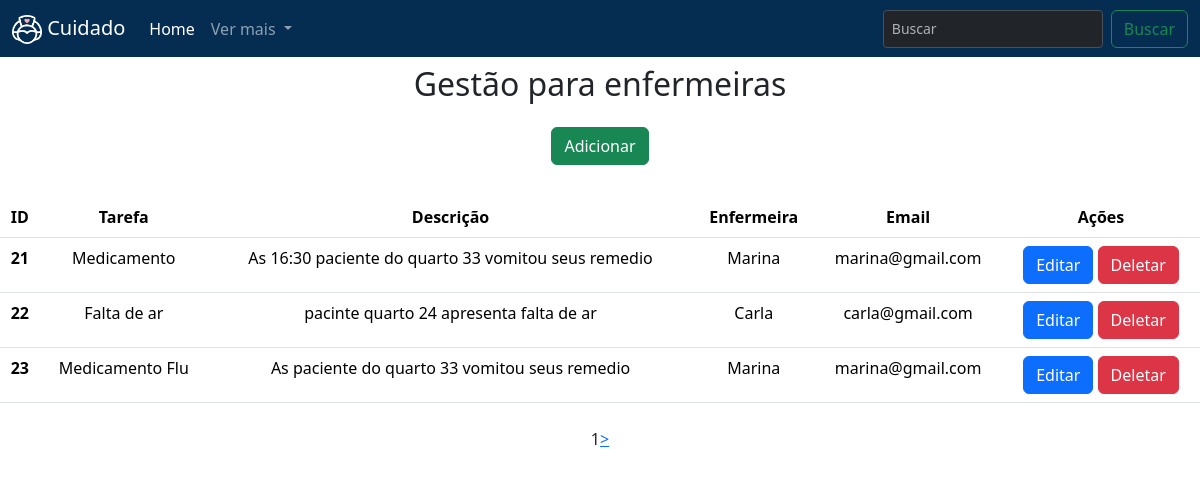
The page / on the database its author committed.
### app/models.py (models this page shows)
class Tarefa(models.Model):
    titulo = models.CharField(max_length=150)
    descricao = models.CharField(max_length=150)
    enfermeira = models.CharField(max_length=50)
    email = models.EmailField(max_length=100)

### app/views.py (the view)
# urls.py: path('', home, name='home'),
def home(request):
    data = {}
    all = Tarefa.objects.all()
    paginator = Paginator(all, 3)
    pages = request.GET.get('page')
    data['db'] = paginator.get_page(pages)
    return render(request, 'index.html', data)

### cuidado/templates/index.html (shortened to what this page needs)
<!DOCTYPE html>
<html lang="en">
<head>
  <link href="https://cdn.jsdelivr.net/npm/bootstrap@5.3.3/dist/css/bootstrap.min.css" rel="stylesheet">
</head>
<body>
<nav class="navbar navbar-expand-lg" style="background-color: #052d52;" data-bs-theme="dark">
  <div class="container-fluid">
    {% load static %}
    <a class="navbar-brand" href="">
        <img src="{% static 'img/tis.png' %}" style="width: 30px; height: auto;" alt="Logo" />
        Cuidado
    </a>
    <div class="collapse navbar-collapse" id="navbarSupportedContent">
      <ul class="navbar-nav me-auto mb-2 mb-lg-0">
        <li class="nav-item">
          <a class="nav-link active" aria-current="page" href="#">Home</a>
        </li>
        <li class="nav-item dropdown">
          <a class="nav-link dropdown-toggle" href="#" role="button" data-bs-toggle="dropdown" aria-expanded="false">
            Ver mais
          </a>
        </li>
      </ul>
     <form class="d-flex" role="search">
        <input class="form-control form-control-sm me-2" type="search" placeholder="Buscar" aria-label="Buscar">
        <button class="btn btn-outline-success" type="submit">Buscar</button>
    </form>
    </div>
  </div>
</nav>
    <div class="col-8 m-auto pt-2 pb-2 text-center">
      <h2>Gestão para enfermeiras</h2>
    </div>
<div class="col 8 m-auto pt-2 pb-2 text-center">
  <a href="/forms" class="btn btn-success">Adicionar</a>
</div>
<div class="col 8 m-auto pt-4 pb-2 text-center">
  <table class="table">
  <thead class="thead-dark">
    <tr>
      <th scope="col">ID</th>
      <th scope="col">Tarefa</th>
      <th scope="col">Descrição</th>
      <th scope="col">Enfermeira</th>
      <th scope="col">Email</th>
      <th scope="col">Ações</th>
    </tr>
  </thead>
  <tbody>
  {% for dbs in db %}
    <tr>
      <th scope="row">{{dbs.id}}</th>
      <td>{{dbs.titulo}}</td>
      <td>{{dbs.descricao}}</td>
      <td>{{dbs.enfermeira}}</td>
      <td>{{dbs.email}}</td>
      <td>
          <a href="/edit/{{dbs.id}}/" class="btn btn-primary">Editar</a>
          <a href="/delete/{{dbs.id}}/" class="btn btn-danger btnDel">Deletar</a>
      </td>
    </tr>
  {% endfor %}
  </tbody>
</table>
</div>
<div class="pagination" style="display: flex; justify-content: center;">
  {{ db.number }}
  {% if db.has_next %}
    <a href="?page={{ db.next_page_number }}"> > </a>
  {% endif %}
</div>
  {% load static %}
</body>
</html>

### rows shown on the page
Tarefa: id "21", titulo "Medicamento", descricao "As 16:30 paciente do quarto 33 vomitou seus remedio", enfermeira "Marina", email "marina@gmail.com"
Tarefa: id "22", titulo "Falta de ar", descricao "pacinte quarto 24 apresenta falta de ar", enfermeira "Carla", email "carla@gmail.com"
Tarefa: id "23", titulo "Medicamento Flu", descricao "As paciente do quarto 33 vomitou seus remedio", enfermeira "Marina", email "marina@gmail.com"

### other values the page prints
{{ db.number }} "1"
